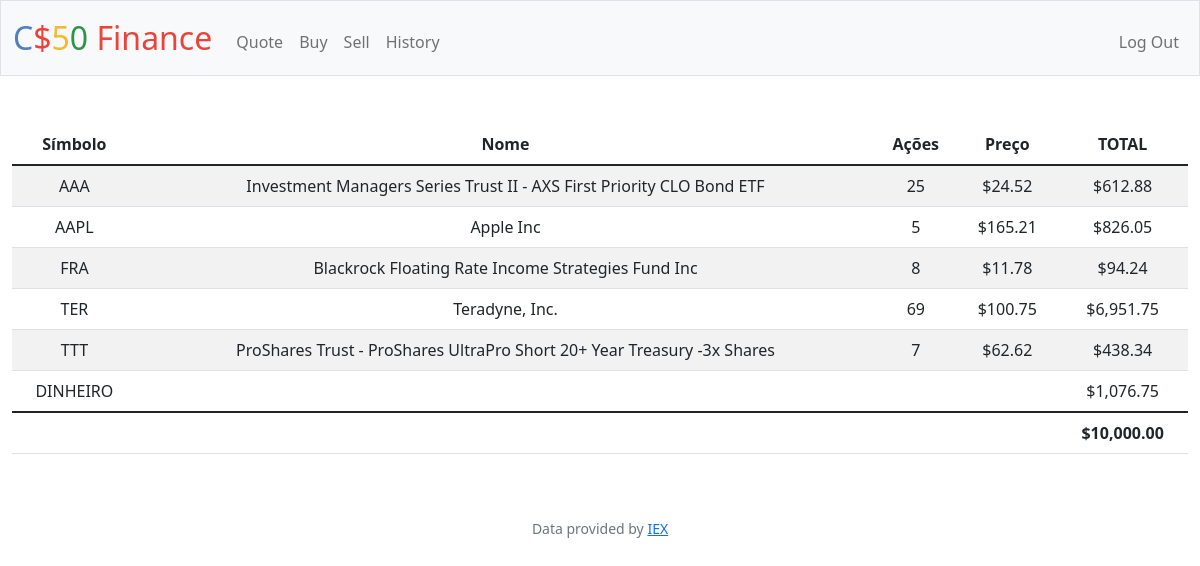
/ (signed in), run on the app's committed database.
### tables this page shows
CREATE TABLE 'transactions' ( id INTEGER PRIMARY KEY AUTOINCREMENT, user_id INTEGER NOT NULL, name TEXT NOT NULL, shares INTEGER NOT NULL, price REAL NOT NULL, type TEXT NOT NULL, symbol TEXT NOT NULL,'time' DATETIME DEFAULT CURRENT_TIMESTAMP NOT NULL);

CREATE TABLE users (id INTEGER PRIMARY KEY AUTOINCREMENT NOT NULL, username TEXT NOT NULL, hash TEXT NOT NULL, cash NUMERIC NOT NULL DEFAULT 10000.00);

### app.py (the view)
@app.route("/")
@login_required
def index():
    user_id = session["user_id"]
    stocks = db.execute(
        "SELECT symbol, name, price, SUM(shares) as totalShares FROM transactions WHERE user_id = ? GROUP BY symbol", user_id)
    cash = db.execute("SELECT cash FROM users WHERE id = ?",
                      (user_id,))[0]["cash"]
    total = cash
    for stock in stocks:
        total += stock["price"] * stock["totalShares"]
    return render_template("index.html", stocks=stocks, cash=cash, usd=usd, total=total)

### app.py (called while the page is built)
@app.after_request
def after_request(response):
    response.headers["Cache-Control"] = "no-cache, no-store, must-revalidate"
    response.headers["Expires"] = 0
    response.headers["Pragma"] = "no-cache"
    return response

### helpers.py (called while the page is built)
def login_required(f):
    @wraps(f)
    def decorated_function(*args, **kwargs):
        if session.get("user_id") is None:
            return redirect("/login")
        return f(*args, **kwargs)
    return decorated_function

def usd(value):
    return f"${value:,.2f}"

### templates/index.html (shortened to what this page needs)
{% extends "layout.html" %}
{% block main %}
    <table class="table table-striped">
        <thead>
            <tr>
                <th>Símbolo</th>
                <th>Nome</th>
                <th>Ações</th>
                <th>Preço</th>
                <th>TOTAL</th>
            </tr>
        </thead>
        <tbody>
            {% for stock in stocks %}
            <tr>
                <td> {{ stock["symbol"] }} </td>
                <td> {{ stock["name"] }} </td>
                <td> {{ stock["totalShares"] }} </td>
                <td> {{ usd(stock["price"]) }} </td>
                <td> {{ usd(stock["totalShares"] * stock["price"]) }} </td>
            </tr>
            {% endfor %}
            <tr>
                <td>DINHEIRO</td>
                <td colspan="3"></td>
                <td>{{ usd(cash) }}</td>
            </tr>
        </tbody>
        <tfoot>
            <td colspan="4"></td>
            <td><strong>{{ usd(total) }}</strong></td>
        </tfoot>
    </table>
{% endblock %}

### templates/layout.html (shortened to what this page needs)
<!DOCTYPE html>
<html lang="en">
    <head>
        <link href="https://cdn.jsdelivr.net/npm/bootstrap@5.1.3/dist/css/bootstrap.min.css" rel="stylesheet">
        <link href="/static/styles.css" rel="stylesheet">
    </head>
    <body>
        <nav class="bg-light border navbar navbar-expand-md navbar-light">
            <div class="container-fluid">
                <a class="navbar-brand" href="/"><span class="blue">C</span><span class="red">$</span><span class="yellow">5</span><span class="green">0</span> <span class="red">Finance</span></a>
                <div class="collapse navbar-collapse" id="navbar">
                    {% if session["user_id"] %}
                        <ul class="navbar-nav me-auto mt-2">
                            <li class="nav-item"><a class="nav-link" href="/quote">Quote</a></li>
                            <li class="nav-item"><a class="nav-link" href="/buy">Buy</a></li>
                            <li class="nav-item"><a class="nav-link" href="/sell">Sell</a></li>
                            <li class="nav-item"><a class="nav-link" href="/history">History</a></li>
                        </ul>
                        <ul class="navbar-nav ms-auto mt-2">
                            <li class="nav-item"><a class="nav-link" href="/logout">Log Out</a></li>
                        </ul>
                    {% else %}
                        <ul class="navbar-nav ms-auto mt-2">
                            <li class="nav-item"><a class="nav-link" href="/register">Register</a></li>
                            <li class="nav-item"><a class="nav-link" href="/login">Log In</a></li>
                        </ul>
                    {% endif %}
                </div>
            </div>
        </nav>
        <main class="container-fluid py-5 text-center">
            {% block main %}{% endblock %}
        </main>
        <footer class="mb-5 small text-center text-muted">
            Data provided by <a href="https://iexcloud.io/">IEX</a>
        </footer>
    </body>
</html>

### static/styles.css (style rules this page uses)
nav .navbar-brand { font-size: xx-large; }
nav .navbar-brand .blue { color: #537fbe; }
nav .navbar-brand .red { color: #ea433b; }
nav .navbar-brand .yellow { color: #f5b82e; }
nav .navbar-brand .green { color: #2e944b; }

### data on the page
transactions: symbol "TTT", name "ProShares Trust - ProShares UltraPro Short 20+ Year Treasury -3x Shares", totalShares "7", price "$62.62", totalShares "$438.34"
users: cash "$1,076.75"

### other printed values
{{ stock["symbol"] }} "AAA" "AAPL" "FRA" "TER"
{{ stock["name"] }} "Investment Managers Series Trust II - AXS First Priority CLO Bond ETF" "Apple Inc" "Blackrock Floating Rate Income Strategies Fund Inc" "Teradyne, Inc."
{{ stock["totalShares"] }} "25" "5" "8" "69"
{{ usd(stock["price"]) }} "$24.52" "$165.21" "$11.78" "$100.75"
{{ usd(stock["totalShares"] * stock["price"]) }} "$612.88" "$826.05" "$94.24" "$6,951.75"
{{ usd(total) }} "$10,000.00"
